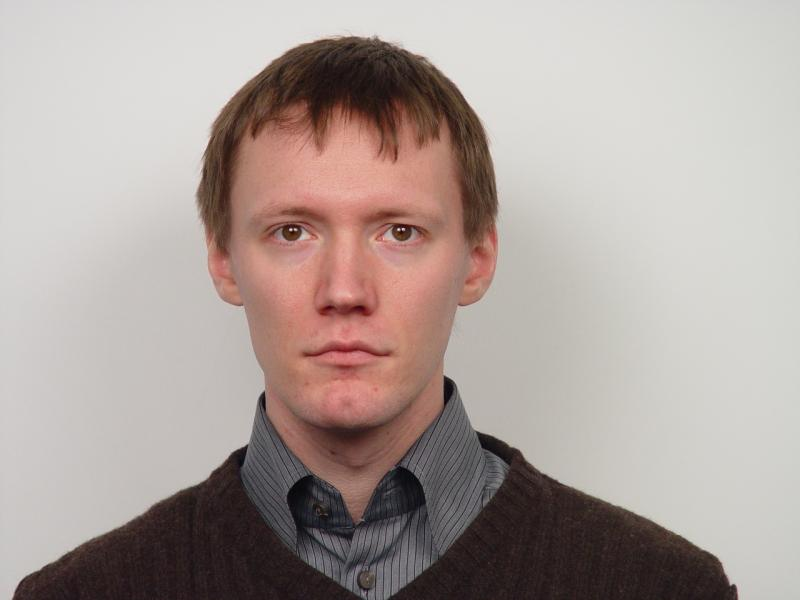
#> input picture Images_processing/MyOpenCV/face.jpg, 800 x 600 px, found by its file name
$ python First_basic.py
#> lines starting #> are read from the running program, lines starting #| are printed output that depends on the picture; after the words box and inside, x2 and y2 are one past the last pixel; in counts of white or black regions, pixels touching at a corner belong together
import cv2 as MyOpenCVlib


orginal_image = MyOpenCVlib.imread('images_processing/MyOpenCV/face.jpg',0)
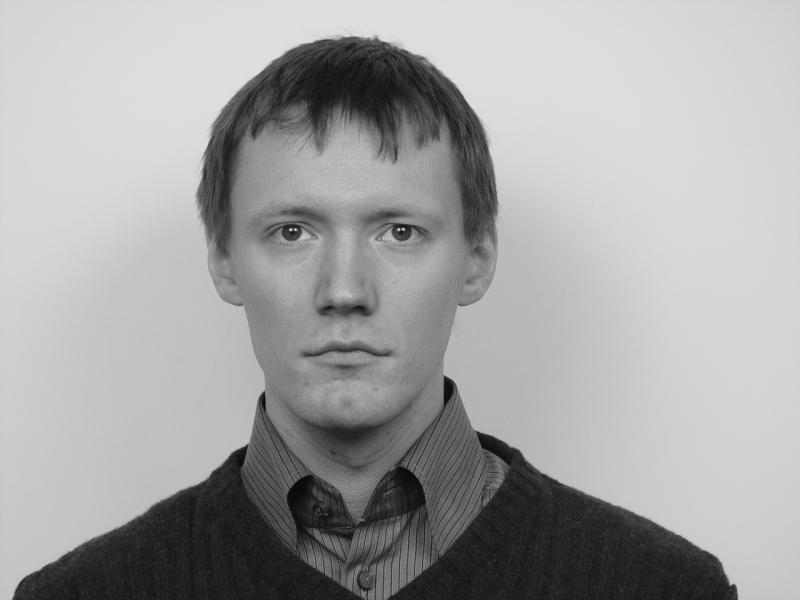
#> orginal_image: shape (600, 800); min 0, max 235, mean 163.1

# [7 lines of commented-out code are left out]

edges = MyOpenCVlib.Canny(orginal_image,100,200,apertureSize = 3)
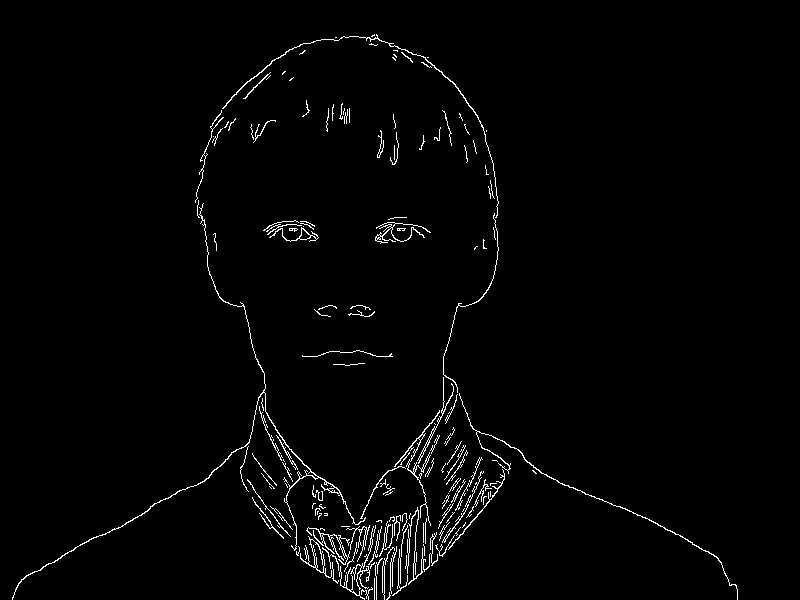
#> edges: shape (600, 800); 1.8% white in thin lines or dots, all inside (x1, y1, x2, y2) = (12, 34, 738, 600)

#MyOpenCVlib.imshow('Image Face',orginal_image)
MyOpenCVlib.imshow('edges',edges)
MyOpenCVlib.waitKey(0)
MyOpenCVlib.destroyAllWindows()
